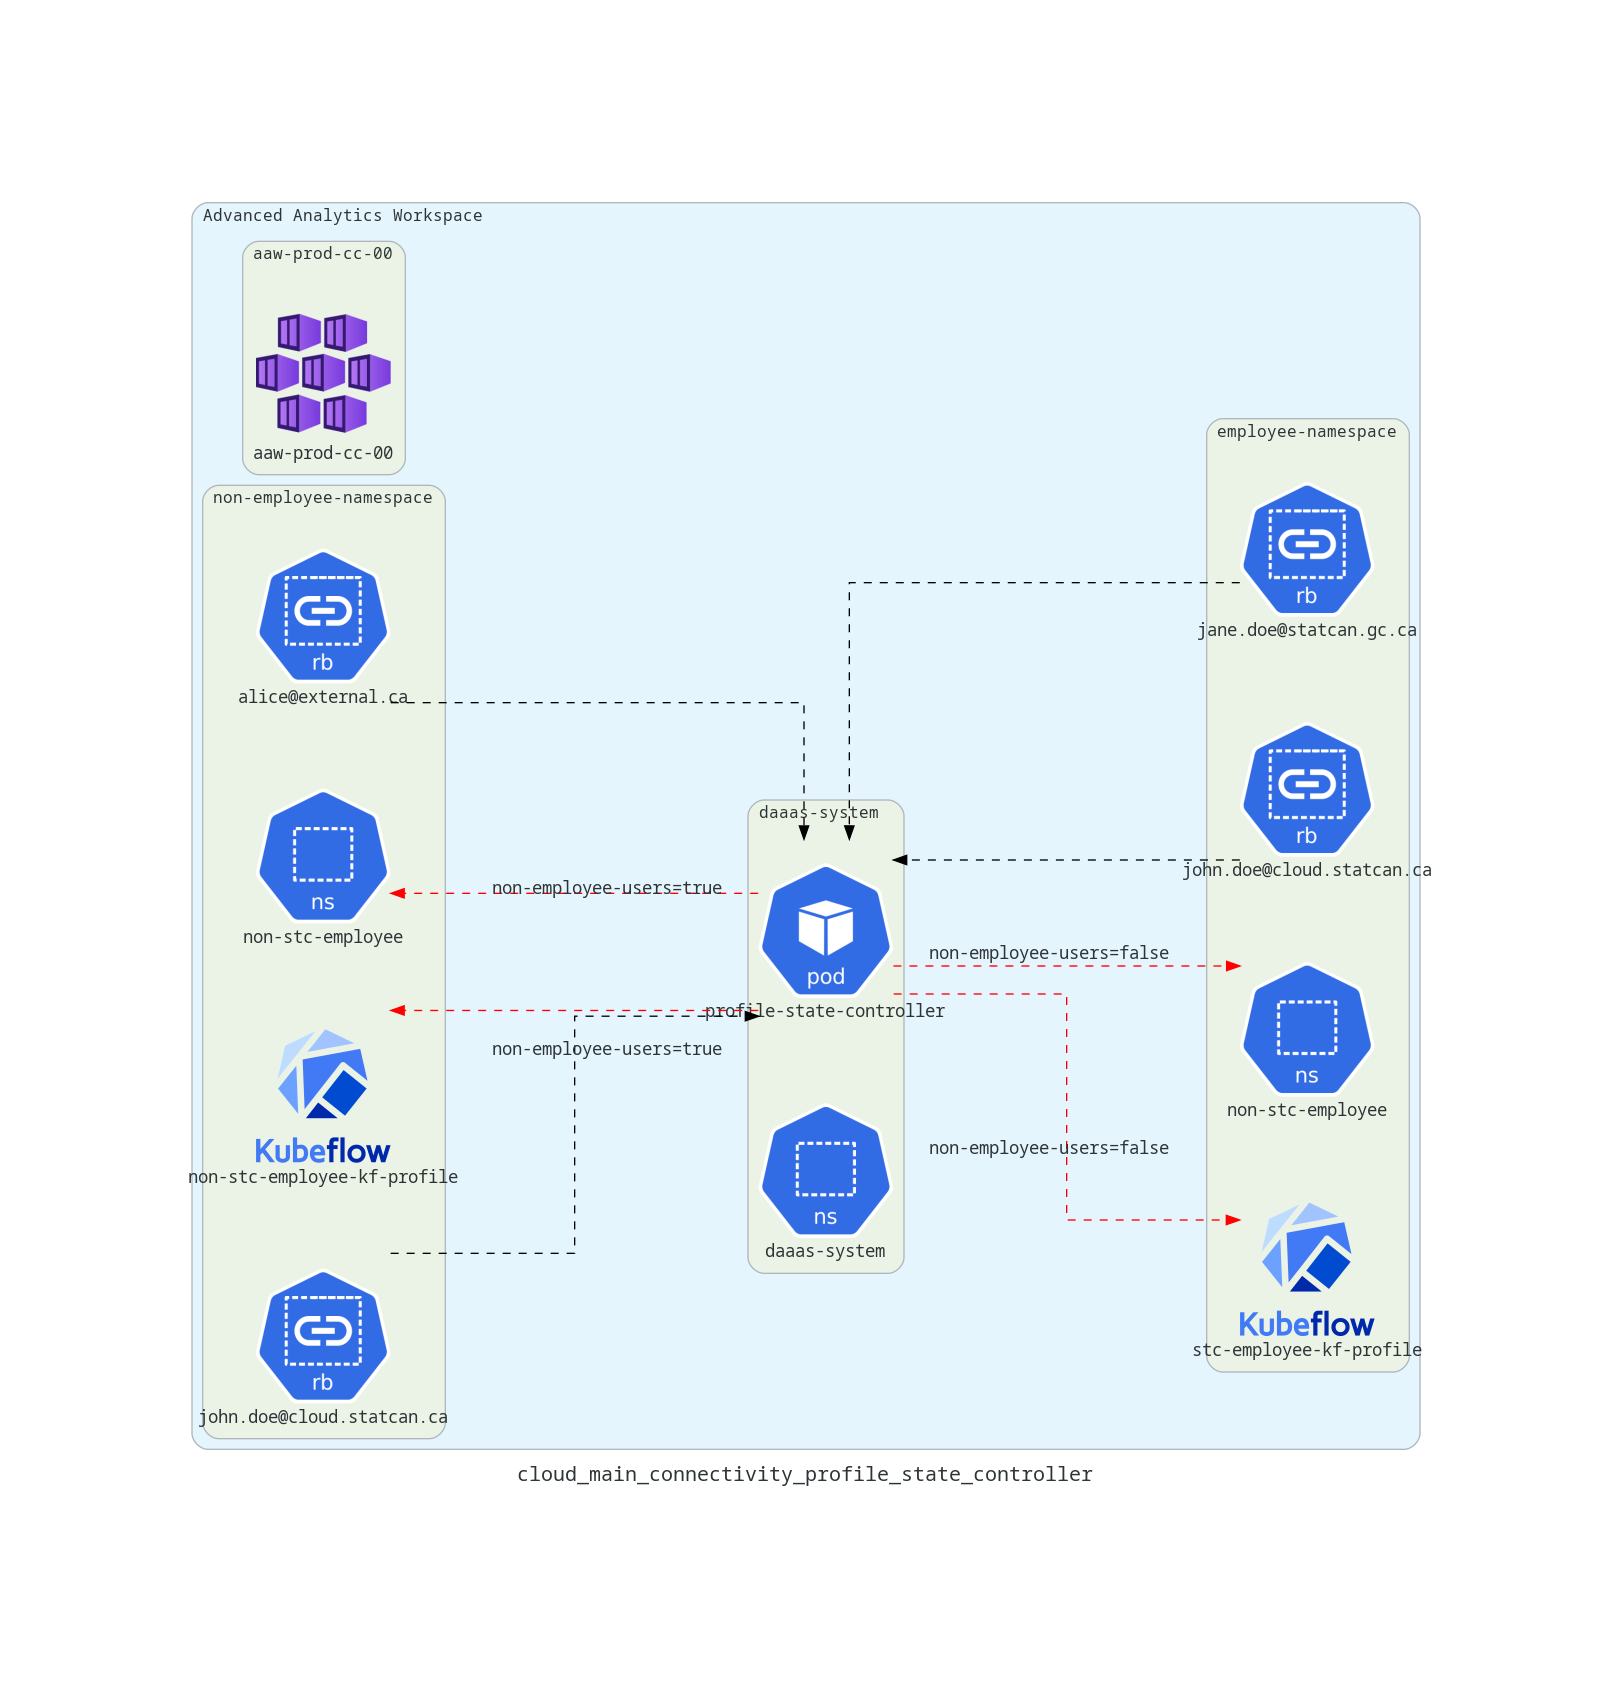

The script that drew this image:
import os
import profile

from diagrams import Cluster, Diagram, Edge
from diagrams.azure.compute import AKS
from diagrams.custom import Custom
from diagrams.k8s.compute import Deployment, Pod, StatefulSet
from diagrams.k8s.network import NetworkPolicy, Service
from diagrams.k8s.group import NS
from diagrams.k8s.rbac import RoleBinding


def myself() -> str:
    f = os.path.basename(__file__)
    no_ext = ".".join(f.split(".")[:-1])
    return no_ext


with Diagram(myself(), show=False):
    with Cluster("Advanced Analytics Workspace"):
        with Cluster("aaw-prod-cc-00"):
            aaw_prod_cc_00 = AKS("aaw-prod-cc-00")
        with Cluster("non-employee-namespace"):
            non_stc_employee_kf_profile = Custom("non-stc-employee-kf-profile", icon_path="icons/kubeflow.png")
            non_stc_employee_ns = NS("non-stc-employee")
            john_doe_rb_1 = RoleBinding("john.doe@cloud.statcan.ca")
            alice_rb = RoleBinding("alice@external.ca")
        with Cluster("employee-namespace"):
            stc_employee_kf_profile = Custom("stc-employee-kf-profile", icon_path="icons/kubeflow.png")
            stc_employee_ns = NS("non-stc-employee")
            jane_doe_rb = RoleBinding("jane.doe@statcan.gc.ca")
            john_doe_rb_2 = RoleBinding("john.doe@cloud.statcan.ca")
        with Cluster("daaas-system"):
            profile_state_controller = Pod("profile-state-controller")
            daaas_system_ns = NS("daaas-system")

        # Profile State Controller watches rolebindings associated with each
        # Kubeflow profile to detect whether emails from a non-statcan domain
        # are present.
        john_doe_rb_1 >> Edge(style="dashed", color="black") >> profile_state_controller
        john_doe_rb_2 >> Edge(style="dashed", color="black") >> profile_state_controller
        alice_rb >> Edge(style="dashed", color="black") >> profile_state_controller
        jane_doe_rb >> Edge(style="dashed", color="black") >> profile_state_controller

        # Non-employee Kubeflow profiles and namespaces get the label
        # `state.aaw.statcan.gc.ca/non-employee-users=true`
        profile_state_controller >> Edge(style="dashed", color="red", label="non-employee-users=true") >> non_stc_employee_kf_profile
        profile_state_controller >> Edge(style="dashed", color="red", label="non-employee-users=true") >> non_stc_employee_ns

        # Employee Kubeflow profiles and namespaces get the label
        # `state.aaw.statcan.gc.ca/non-employee-users=false`
        profile_state_controller >> Edge(style="dashed", color="red", label="non-employee-users=false") >> stc_employee_kf_profile
        profile_state_controller >> Edge(style="dashed", color="red", label="non-employee-users=false") >> stc_employee_ns
